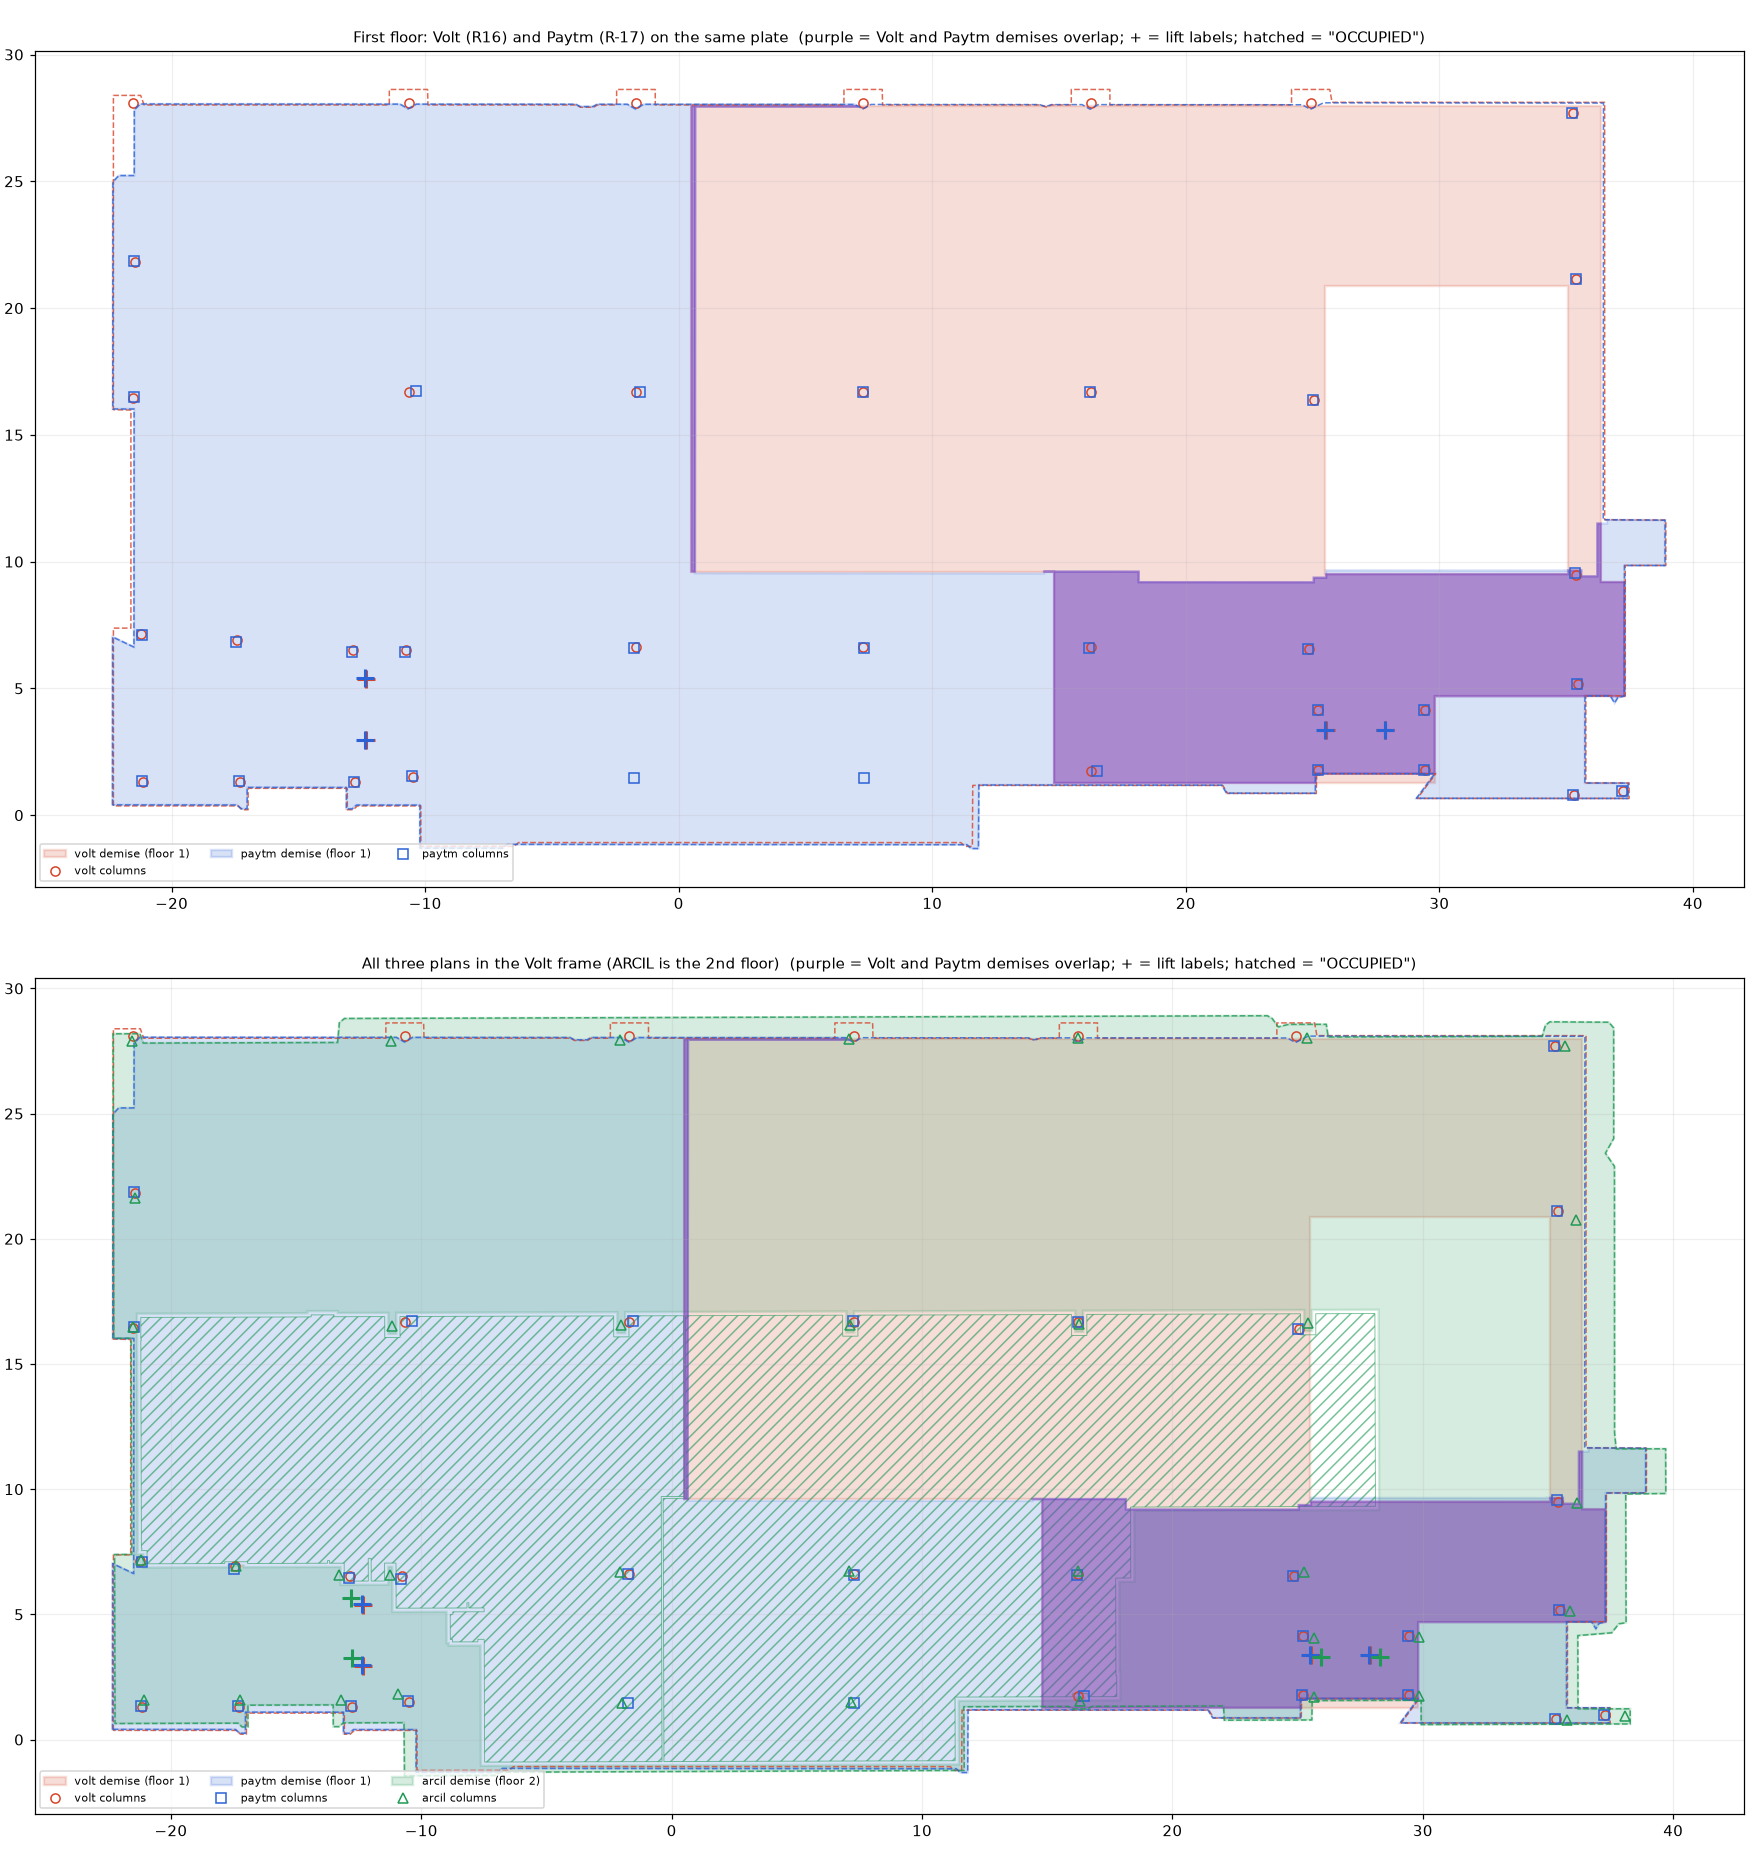

Write the Python code that produced this figure.
"""Where does each tenant's demise sit on the Skymark plate? Registers every tenant's plan onto the
Volt first-floor frame (the frame the live twin uses) from shared building geometry, then compares
demised areas.

Registration: column centroids (the structural grid is the same on every floor). Every
tenant-column / Volt-column pair proposes a shift; the shift that brings the most columns within
0.6 m wins; then a least-squares rigid fit (rotation + shift) on the matched pairs. Lift labels,
stair cores and the plate outline are reported after the fit as independent checks.

Usage: python3 -I plate_fit.py --ref <volt layout> --tenant arcil=<layout>,<config> --tenant paytm=... --out <dir>
Writes <out>/plate_fit.json, <out>/plate_fit.md, <out>/plate_fit.png.
"""
import argparse, json, math, os, sys
sys.path.insert(0, os.path.dirname(os.path.abspath(__file__)))
from shapely.geometry import Polygon, Point, MultiPolygon
from shapely.ops import unary_union
from shapely import affinity
from common import load_cfg, IN
import matplotlib; matplotlib.use('Agg'); import matplotlib.pyplot as plt
from matplotlib.patches import Polygon as MP

ap = argparse.ArgumentParser()
ap.add_argument('--ref', required=True); ap.add_argument('--ref-config', required=True)
ap.add_argument('--tenant', action='append', required=True, help='name=layout.json,config.json,floor')
ap.add_argument('--extra-ref', default=None, help='generic-pipeline Volt layout (for lifts/stairs/demise in the same format)')
ap.add_argument('--out', required=True)
a = ap.parse_args()

def cent(c): p = Polygon(c).centroid; return (p.x, p.y)
REF = json.load(open(a.ref)); RC = load_cfg(a.ref_config)
RX = json.load(open(a.extra_ref)) if a.extra_ref else REF
vcols = [cent(c) for c in RX['columns']]   # the generic Volt run reads columns over the whole plate (same frame as the live file)

def fit(cols, tol=0.6):
    best = (0, 0, 0)
    for p in cols:
        for q in vcols:
            dx, dy = q[0] - p[0], q[1] - p[1]
            sc = sum(1 for r in cols if min(math.dist(s, (r[0] + dx, r[1] + dy)) for s in vcols) < tol)
            if sc > best[0]: best = (sc, dx, dy)
    _, dx, dy = best; th = 0.0
    for _ in range(5):
        tr = lambda p: (math.cos(th) * p[0] - math.sin(th) * p[1] + dx, math.sin(th) * p[0] + math.cos(th) * p[1] + dy)
        pairs = []
        for p in cols:
            q = min(vcols, key=lambda s: math.dist(s, tr(p)))
            if math.dist(q, tr(p)) < tol: pairs.append((p, q))
        n = len(pairs); pcx = sum(p[0] for p, _ in pairs) / n; pcy = sum(p[1] for p, _ in pairs) / n
        qcx = sum(q[0] for _, q in pairs) / n; qcy = sum(q[1] for _, q in pairs) / n
        sxx = sum((p[0] - pcx) * (q[0] - qcx) + (p[1] - pcy) * (q[1] - qcy) for p, q in pairs)
        sxy = sum((p[0] - pcx) * (q[1] - qcy) - (p[1] - pcy) * (q[0] - qcx) for p, q in pairs)
        th = math.atan2(sxy, sxx)
        dx = qcx - (math.cos(th) * pcx - math.sin(th) * pcy); dy = qcy - (math.sin(th) * pcx + math.cos(th) * pcy)
    tr = lambda p: (math.cos(th) * p[0] - math.sin(th) * p[1] + dx, math.sin(th) * p[0] + math.cos(th) * p[1] + dy)
    res = [math.dist(q, tr(p)) for p, q in pairs]
    # east-west scale check (onsite re-survey vs design drawing)
    sx = None
    if len(pairs) > 4:
        xs = [(tr(p)[0], q[0]) for p, q in pairs]; mx = sum(x for x, _ in xs) / len(xs); mq = sum(q for _, q in xs) / len(xs)
        sx = sum((x - mx) * (q - mq) for x, q in xs) / sum((x - mx) ** 2 for x, _ in xs)
    return {"rot_deg": round(math.degrees(th), 3), "dx": round(dx, 3), "dy": round(dy, 3), "matched": len(pairs), "of": len(cols), "ref_cols": len(vcols),
            "resid_mean_m": round(sum(res) / len(res), 3), "resid_max_m": round(max(res), 3), "x_scale_vs_ref": round(sx, 4) if sx else None}, tr

def P(T, ring, holes=()): return Polygon([T(p) for p in ring], [[T(p) for p in h] for h in holes])
results = {}; geo = {}
geo['volt'] = {"plate": Polygon(REF['plate']), "demise": Polygon(REF['floor'][0]['outer'], REF['floor'][0].get('holes', [])), "cols": vcols,
               "lifts": [tuple(x) for x in RX.get('lifts', [])], "stairs": [s['bbox'] for s in RX.get('stairs_all', [])] or ([REF['stairs']['bbox']] if REF.get('stairs') else []),
               "floor": RC.get('floor', 1), "occupied": []}
for t in a.tenant:
    name, rest = t.split('='); lp, cp, fl = rest.split(',')
    L = json.load(open(lp)); cfg = load_cfg(cp)
    cols = [cent(c) for c in L['columns']]
    f, T = fit(cols)
    occ = [P(T, n_['poly'], n_.get('holes', [])) for n_ in L.get('not_demised', []) if 'OCCUPIED' in n_['why']] or [P(T, r['poly']) for r in L['rooms'] if r['kind'] == 'occupied']
    g = {"plate": P(T, L['plate']), "demise": P(T, L['demise']['outer'], L['demise'].get('holes', [])), "cols": [T(c) for c in cols],
         "lifts": [T(p) for p in L['lifts']], "stairs": [], "floor": int(fl), "occupied": occ, "fit": f}
    for s in L.get('stairs_all', []):
        b = s['bbox']; pg = P(T, [(b[0], b[1]), (b[2], b[1]), (b[2], b[3]), (b[0], b[3])]); g['stairs'].append(list(pg.bounds))
    geo[name] = g; results[name] = {"floor": int(fl), "fit_to_volt_frame": f, "plan_origin_in": cfg['origin_in']}

def nearest_shift(A, B):
    return [round(min(math.dist(p, q) for q in B), 3) for p in A] if A and B else []
for n, g in geo.items():
    if n == 'volt': continue
    r = results[n]
    r['lift_label_offsets_m'] = nearest_shift(g['lifts'], geo['volt']['lifts'])
    r['stair_core_offsets_m'] = [round(min(math.dist(((s[0] + s[2]) / 2, (s[1] + s[3]) / 2), ((v[0] + v[2]) / 2, (v[1] + v[3]) / 2)) for v in geo['volt']['stairs']), 3) for s in g['stairs']] if geo['volt']['stairs'] else []
    pv, pt = geo['volt']['plate'], g['plate']
    r['plate_iou_with_volt'] = round(pv.intersection(pt).area / pv.union(pt).area, 3)
    r['plate_area_m2'] = round(pt.area, 1); r['plate_bounds_volt_frame'] = [round(v, 2) for v in pt.bounds]
    r['demise_area_m2'] = round(g['demise'].area, 1); r['demise_bounds_volt_frame'] = [round(v, 2) for v in g['demise'].bounds]
    ov = g['demise'].intersection(geo['volt']['demise']).area
    r['overlap_with_volt_demise_m2'] = round(ov, 1); r['overlap_share_of_tenant'] = round(ov / g['demise'].area, 3); r['overlap_share_of_volt'] = round(ov / geo['volt']['demise'].area, 3)
    if g['occupied']:
        oc = unary_union(g['occupied']); r['occupied_area_m2'] = round(oc.area, 1)
        r['occupied_bounds_volt_frame'] = [round(v, 2) for v in oc.bounds]
names = [n for n in geo if n != 'volt']
for i, n in enumerate(names):
    for m in names[i + 1:]:
        ov = geo[n]['demise'].intersection(geo[m]['demise']).area
        results[f"{n}_x_{m}"] = {"overlap_m2": round(ov, 1), "note": "different floors" if geo[n]['floor'] != geo[m]['floor'] else "same floor"}
results['volt'] = {"floor": geo['volt']['floor'], "demise_area_m2": round(geo['volt']['demise'].area, 1), "demise_bounds": [round(v, 2) for v in geo['volt']['demise'].bounds],
                   "plate_area_m2": round(geo['volt']['plate'].area, 1), "plate_bounds": [round(v, 2) for v in geo['volt']['plate'].bounds]}
os.makedirs(a.out, exist_ok=True)
json.dump(results, open(os.path.join(a.out, 'plate_fit.json'), 'w'), indent=1)

# ---------------- overlay figure
COL = {'volt': '#d6452b', 'paytm': '#2b62d6', 'arcil': '#1f9a55'}
MK = {'volt': 'o', 'paytm': 's', 'arcil': '^'}
fig, axs = plt.subplots(2, 1, figsize=(16, 17), dpi=110)
for ax, which in zip(axs, ('First floor: Volt (R16) and Paytm (R-17) on the same plate', 'All three plans in the Volt frame (ARCIL is the 2nd floor)')):
    show = ['volt', 'paytm'] if which.startswith('First') else ['volt', 'paytm', 'arcil']
    for n in show:
        g = geo[n]; c = COL.get(n, '#555')
        x, y = g['plate'].exterior.xy; ax.plot(x, y, color=c, lw=1.0, ls='--', alpha=.8)
        from matplotlib.path import Path as MPath; from matplotlib.patches import PathPatch
        for dm in ([g['demise']] if g['demise'].geom_type == 'Polygon' else list(g['demise'].geoms)):
            rings = [list(dm.exterior.coords)] + [list(h.coords) for h in dm.interiors]
            verts = [v for r_ in rings for v in r_]; codes = [c_ for r_ in rings for c_ in [MPath.MOVETO] + [MPath.LINETO] * (len(r_) - 2) + [MPath.CLOSEPOLY]]
            ax.add_patch(PathPatch(MPath(verts, codes), fc=c, alpha=.18, ec=c, lw=1.6, label=f"{n} demise (floor {g['floor']})"))
        for oc in g['occupied']:
            ax.add_patch(MP(list(oc.exterior.coords), closed=True, fc='none', ec=c, hatch='///', lw=.6, alpha=.6))
        ax.plot([p[0] for p in g['cols']], [p[1] for p in g['cols']], MK.get(n, 'x'), ms=6, mfc='none', mec=c, label=f"{n} columns")
        ax.plot([p[0] for p in g['lifts']], [p[1] for p in g['lifts']], '+', ms=12, mew=2, color=c)
    ov = geo['volt']['demise'].intersection(geo['paytm']['demise'])
    for gg in ([ov] if ov.geom_type == 'Polygon' else [x for x in getattr(ov, 'geoms', []) if x.geom_type == 'Polygon']):
        if gg.area > 1: ax.add_patch(MP(list(gg.exterior.coords), closed=True, fc='#7a3fc4', alpha=.45, ec='#7a3fc4', lw=1.5))
    ax.set_title(which + '  (purple = Volt and Paytm demises overlap; + = lift labels; hatched = "OCCUPIED")', fontsize=10)
    ax.set_aspect('equal'); ax.legend(fontsize=7, loc='lower left', ncol=3); ax.grid(alpha=.2)
plt.tight_layout(); plt.savefig(os.path.join(a.out, 'plate_fit.png'))
print(json.dumps(results, indent=1))
